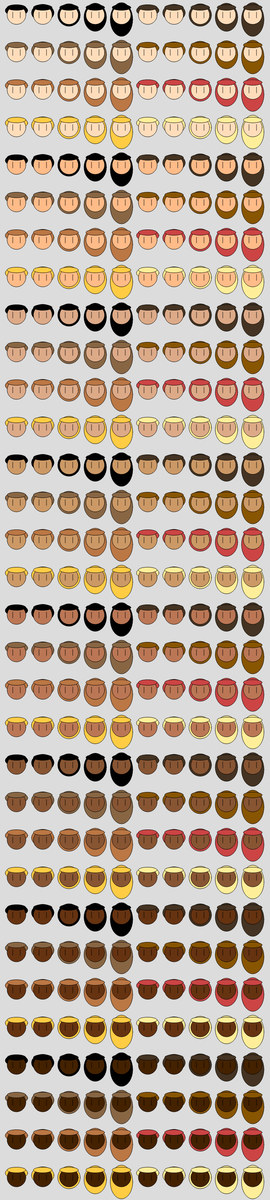
Frame 1 (no input)
Frame 60 (no input): identical to frame 1, image omitted
Frame 120 (the mouse pressed at the canvas centre since frame 60): identical to frame 1, image omitted

The p5.js sketch that drew this single still picture (run headless with seeded random() and noise() and a simulated clock; from frame 60 on, the mouse is pressed at the canvas centre):

// p5.js sketch
// ── sketch.js
function setup() {
  createCanvas(720, 3200);
  hcs = ["#000", "#432", "#864", "#850", "#b74", "#c44", "#fc4", "#fe9"];
  sts = ["#fdb", "#fb8", "#da8", "#c96", "#b75", "#853", "#631", "#420"];
}

function draw() {
  stroke(0);
  strokeWeight(1);
  background(220);
  for (k = 0; k < 8; k++) {
  for (j = 0; j < 8; j++) {
  for (i = 0; i < 5; i++) {
  drawPerson(44 + i * 70 + (j % 2) * 350, 40 + floor(j/2) * 100 + k * 400, i, j, k);
}}}}

function drawPerson(x, y, hs, hc, st) {
  fill(hcs[hc]);
  ellipse(x, y + 6 * hs - 12, 60, 30 + 15 * hs);
  fill(sts[st]);
  circle(x, y, 50);
  fill(hcs[hc]);
  ellipse(x, y - 20, 50, 15);
  line(x - 10, y - 8, x - 10, y + 8);
  line(x + 10, y - 8, x + 10, y + 8);
}
